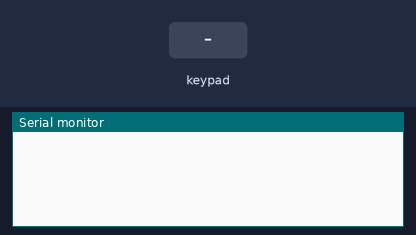
This sketch was run on a simulated Arduino Uno, built with avr-gcc and run on an emulated ATmega328P. On the bench: the last lines printed to the serial monitor. The test bench sets the inputs (shaded band).

Above: at 1.2 s.
1.3 s: key '1' pressed
At 1.7 s:
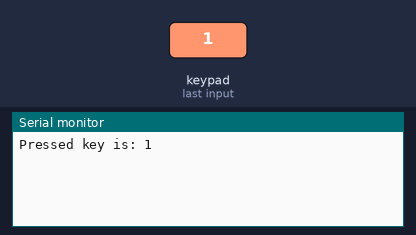
2.8 s: keypad keys 8 9 1 0 1 1 # pressed 0.4 s apart
At 6.1 s:
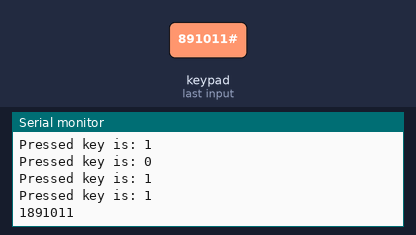
7.1 s: key 'A' pressed
At 8.3 s:
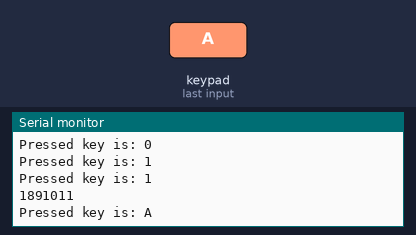
8.6 s: keypad keys 8 9 1 0 1 1 * pressed 0.4 s apart
At 11.8 s:
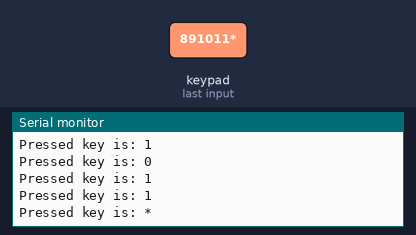
12.9 s: key 'B' pressed
At 14.1 s:
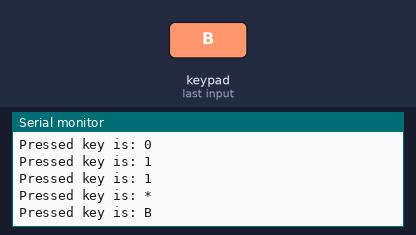
14.4 s: keypad keys 8 9 1 0 1 1 D pressed 0.4 s apart
At 17.5 s:
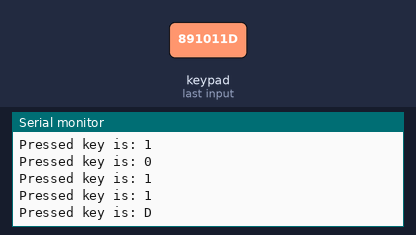
Timing chart, 0 to 19.0 s (numbered marks = the images above; inputs shaded):
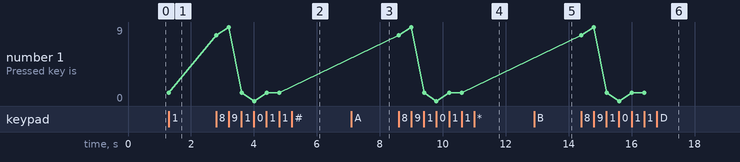

The sketch:

KeypadTest.ino
```cpp
/* @file CustomKeypad.pde
|| @version 1.0
|| @author Alexander Brevig
|| @contact alexanderbrevig@gmail.com
||
|| @description
|| | Demonstrates changing the keypad size and key values.
|| #
*/
#include <Keypad.h>

const byte ROWS = 4; //four rows
const byte COLS = 4; //four columns
//define the cymbols on the buttons of the keypads
char hexaKeys[ROWS][COLS] = {
  {'1','2','3','A'},
  {'4','5','6','B'},
  {'7','8','9','C'},
  {'*','0','#','D'}
};
/*           Row pin
 * 1 2 3 A | 6
 * 4 5 6 B | 7
 * 7 8 9 C | 8
 * * 0 # D | 9
 * ---------
 * 2 3 4 5 <- Col pin
 * Pins numbered form left to right when looking at keys on keypad
 * Need D6 and D7 for software serial
 *
 * byte rowPins[ROWS] = {6, 7, 8, 9}; //connect to the row pinouts of the keypad
 * byte colPins[COLS] = {2, 3, 4, 5}; //connect to the column pinouts of the keypad
 */
byte colPins[ROWS] = {8,9,10,11}; //connect to the row pinouts of the keypad
byte rowPins[COLS] = {2,3,4,5}; //connect to the column pinouts of the keypad


String key_str = "";

//initialize an instance of class NewKeypad
Keypad customKeypad = Keypad( makeKeymap(hexaKeys), rowPins, colPins, ROWS, COLS);

void setup(){
  Serial.begin(115200);
}

void loop(){
  char key = customKeypad.getKey();
  if (key){
    if(key == '#'){
      Serial.println(key_str);
      key_str = "";
    }else{
      key_str += key;
      Serial.print("Pressed key is: ");
      Serial.println(key);
    }
  }
}
```

Measured:
- after the input at 1.3 s, the serial monitor: prints a new line at once (image 1)
- after the input at 2.8 s, the serial monitor: prints a new line at once (image 2)
- after the input at 7.1 s, the serial monitor: prints a new line at once (image 3)
- after the input at 8.6 s, the serial monitor: prints a new line at once (image 4)
- after the input at 12.9 s, the serial monitor: prints a new line at once (image 5)
- after the input at 14.4 s, the serial monitor: prints a new line at once (image 6)
